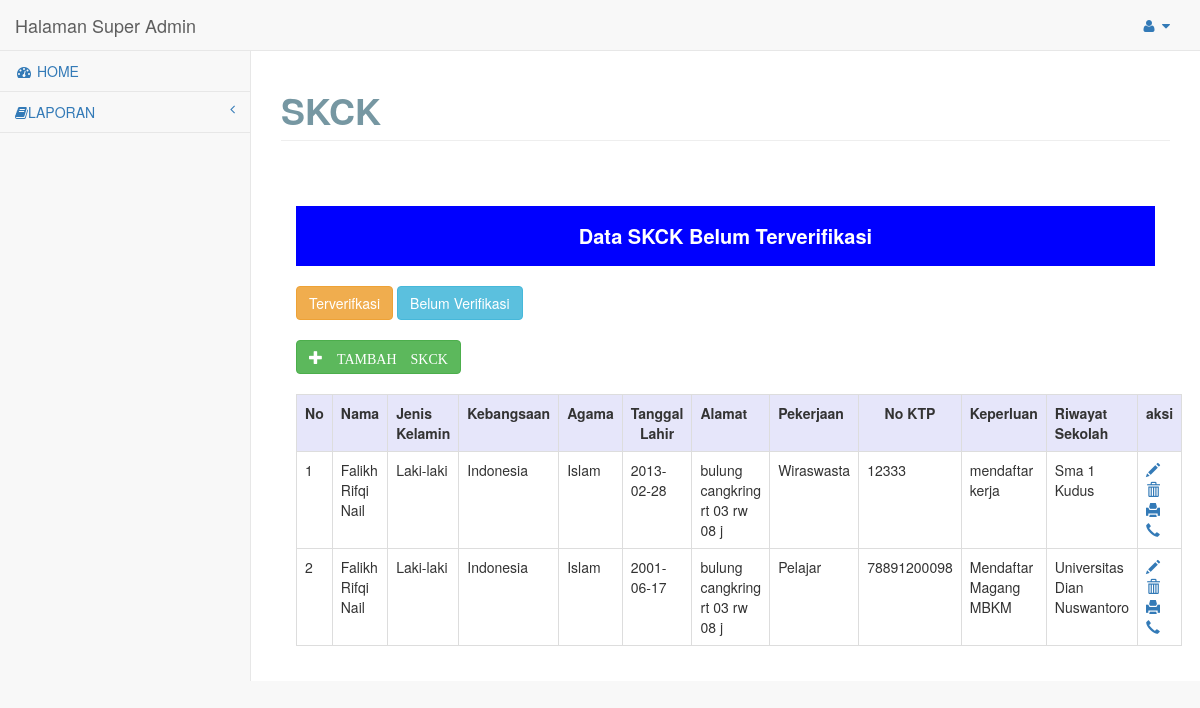
Screenshot of /admin/admin/pages/index.php?module=skck with the database file from the repository.
### tables this page shows
CREATE TABLE `tbl_skck` (
  `id_skck` int(12) NOT NULL,
  `nama` varchar(30) NOT NULL,
  `jenis_kelamin` varchar(30) NOT NULL,
  `kebangsaan` varchar(30) NOT NULL,
  `agama` varchar(20) NOT NULL,
  `tgl_lahir` date NOT NULL,
  `tmp_lahir` varchar(20) NOT NULL,
  `alamat` varchar(30) NOT NULL,
  `pekerjaan` varchar(30) NOT NULL,
  `no_telp` varchar(20) NOT NULL,
  `no_ktp` varchar(30) NOT NULL,
  `keperluan` varchar(30) NOT NULL,
  `riwayat_sekolah` varchar(40) NOT NULL,
  `keterangan` varchar(20) NOT NULL,
  `masa` varchar(20) NOT NULL,
  `status` varchar(50) NOT NULL,
  `created_date` datetime DEFAULT NULL ON UPDATE current_timestamp(),
  `modified_date` datetime DEFAULT NULL
);

### admin/admin/pages/skck.php (the view, shortened to what this page needs)
<div id="page-wrapper">
	<div class="row">
		<div class="col-lg-12">
			<h1 class="page-header">SKCK</h1>
		</div>
	</div>
	<div class="row">
		<div class="col-lg-12">
			<div class="panel-body">
				<?php
				include "koneksi.php";
				$no = 1;
				$title = "Belum Terverifikasi";
				$qry_skck = mysqli_query($conn, "SELECT * from tbl_skck where status='Belum Terverifikasi'");
				?>
				<div style="margin-top:30px;width:100%,height:50px;text-align:center;background:#0000ff;color:#fff;line-height:60px;font-size:20px;">
					<b>Data SKCK <?php echo
									$title ?></b>
				</div>
				<form method="POST">
					<input type="submit" name="sudah" id="" class="btn btn-warning" style="margin-top:20px;" value="Terverifkasi">
					<input type="submit" name="belum" id="" class="btn btn-info" style="margin-top:20px;" value="Belum Verifikasi">
				</form>
				<a href="?module=input_skck" class="btn btn-success" style="margin-top:20px;"><span class="glyphicon glyphicon-plus"> TAMBAH SKCK</span></a>
				<div class="th">
					<table class="table table-bordered" style="margin-top:20px;">
						<th style=" background: #E6E6FA;">
							<center>No</center>
						</th>
						<th style=" background: #E6E6FA;">Nama</th>
						<th style=" background: #E6E6FA;">Jenis Kelamin</th>
						<th style=" background: #E6E6FA;">Kebangsaan</th>
						<th style=" background: #E6E6FA;">Agama</th>
						<th style=" background: #E6E6FA;">
							<center>Tanggal Lahir</center>
						</th>
						<th style=" background: #E6E6FA;">Alamat</th>
						<th style=" background: #E6E6FA;">Pekerjaan</th>
						<th style=" background: #E6E6FA;">
							<center>No KTP</center>
						</th>
						<th style=" background: #E6E6FA;">Keperluan</th>
						<th style=" background: #E6E6FA;">Riwayat Sekolah</th>
						<th style=" background: #E6E6FA;">
							<center>aksi</center>
						</th>
						<?php while ($data = mysqli_fetch_array($qry_skck)) { ?>
							<tr>
								<td><?php echo $no++ ?></td>
								<td><?php echo $data['nama'] ?></td>
								<td><?php echo $data['jenis_kelamin'] ?></td>
								<td><?php echo $data['kebangsaan'] ?></td>
								<td><?php echo $data['agama'] ?></td>
								<td><?php echo $data['tgl_lahir'] ?></td>
								<td><?php echo $data['alamat'] ?></td>
								<td><?php echo $data['pekerjaan'] ?></td>
								<td><?php echo $data['no_ktp'] ?></td>
								<td><?php echo $data['keperluan'] ?></td>
								<td><?php echo $data['riwayat_sekolah'] ?></td>
								<td><a href="?module=edit_skck&id=<?php echo $data['id_skck']; ?>"><span class="glyphicon glyphicon-pencil"></span></a> <a href="hapus_skck.php?id=<?php echo $data['id_skck']; ?>"><span class="glyphicon glyphicon-trash"></span></a>
									<a href="print_skck.php?id=<?php echo $data['id_skck']; ?>" target="_blank"><span class="glyphicon glyphicon-print"></span></a>
									<?php if ($title === "Sudah Terverifikasi") {
										$pesan = "Halo" . $data['nama'] . "%0APermintaan Dengan %0ATujuan :". $data['keperluan'] . "%0ADengan Keterangan SKCK :". $data['keterangan'] . "%0ABERHASIL DIVERIFIKASI %0A%0ASilahkan Datang Ke SPKT Kepolisian Resor Pati Untuk Mencetak Lampiran SKCK https://goo.gl/maps/QUGbbhVXAKvcFmPRA" ;
										$url = 'https://wa.me/62' . $data['no_telp'] . '?text=' . $pesan; ?>
										<a href="<?php echo $url; ?>" target="_blank"><span class="glyphicon glyphicon-earphone"></span></a>
									<?php } else {
										$pesan = "Halo" . $data['nama'] . "%0APermintaan Dengan %0ATujuan :" . $data['keperluan'] . "%0ADengan Keterangan SKCK :" . $data['keterangan'] . "%0ABELUM DIVERIFIKASI %0A%0ASilahkan Untuk Melengkapi Berkas Anda";
										$url = 'https://wa.me/62' . $data['no_telp'] . '?text=' . $pesan; ?>
										<a href="<?php echo $url; ?>" target="_blank"><span class="glyphicon glyphicon-earphone"></span></a>
									<?php } ?>
								</td>
							</tr>
						<?php } ?>
					</table>
				</div>
			</div>
		</div>
	</div>
</div>

### rows the page displays
tbl_skck: nama "Falikh Rifqi Nail", jenis_kelamin "Laki-laki", kebangsaan "Indonesia", agama "Islam", tgl_lahir "2013-02-28", alamat "bulung cangkring rt 03 rw 08 j", pekerjaan "Wiraswasta", no_ktp "12333", keperluan "mendaftar kerja", riwayat_sekolah "Sma 1 Kudus"
tbl_skck: nama "Falikh Rifqi Nail", jenis_kelamin "Laki-laki", kebangsaan "Indonesia", agama "Islam", tgl_lahir "2001-06-17", alamat "bulung cangkring rt 03 rw 08 j", pekerjaan "Pelajar", no_ktp "78891200098", keperluan "Mendaftar Magang MBKM", riwayat_sekolah "Universitas Dian Nuswantoro"

### other values shown
$title "Belum Terverifikasi"
